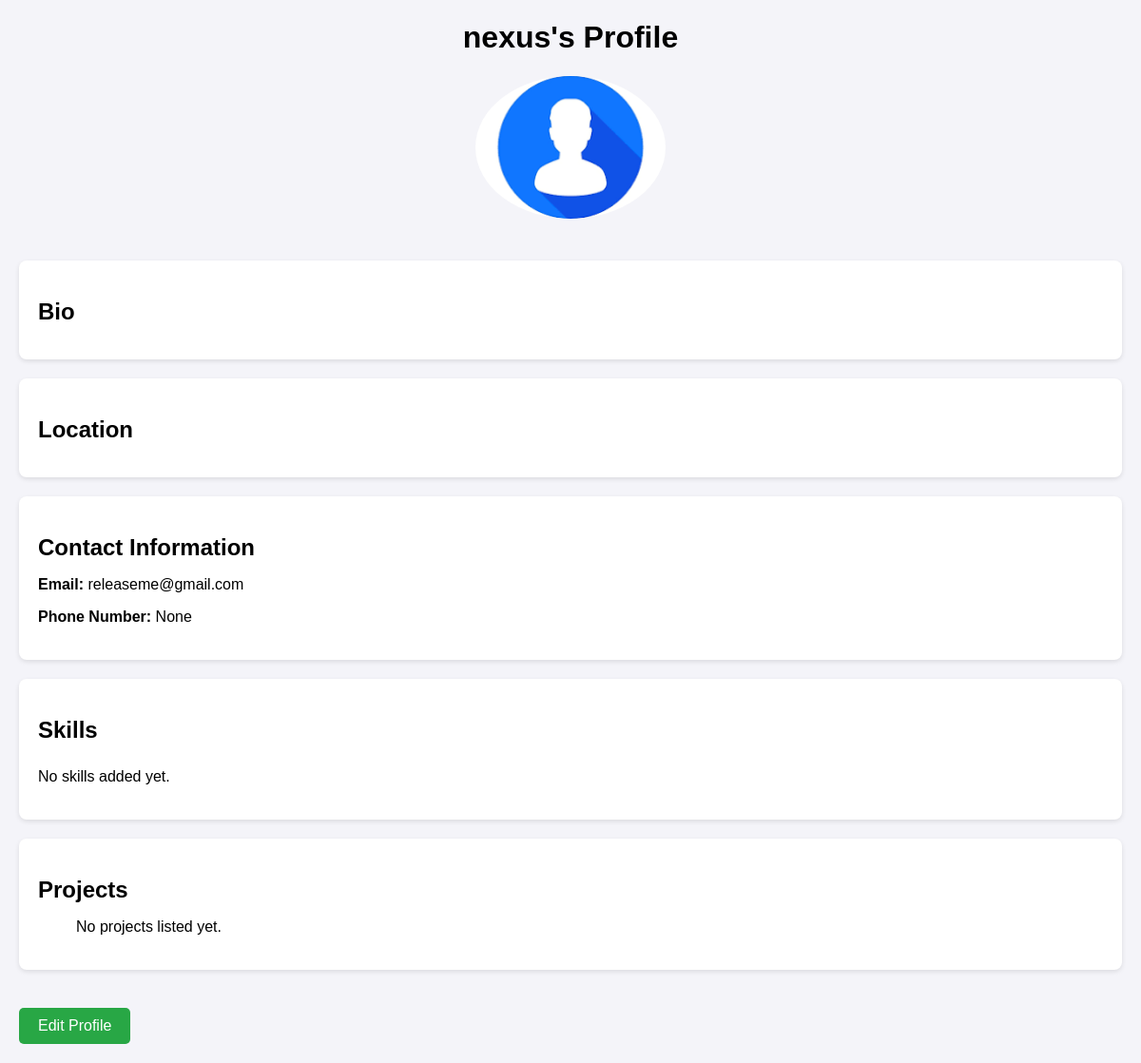
The app's page /profile/ (signed in) with its own data.
### freelancer/models.py (models this page shows, shortened)
class Profile(models.Model):
    user = models.OneToOneField(User, on_delete=models.CASCADE)
    bio = models.TextField()
    location = models.CharField(max_length=100)
    phone_number = models.CharField(max_length=15, blank=True, null=True)
    profile_picture = models.ImageField(upload_to='profile_pics/', blank=True, null=True)

### freelancer/views.py (the view)
# urls.py: path('profile/', views.profile, name='profile'),  # View user profile
@login_required
def profile(request):
    try:
        user_profile = request.user.profile  # Use `profile` for the related name
    except Profile.DoesNotExist:
        user_profile = Profile.objects.create(user=request.user, phone_number="", skills="")
        return redirect('profile')  # Reload the page after creating the profile
    return render(request, 'freelancer/profile.html', {'profile': user_profile})

### freelancer/templates/freelancer/profile.html (shortened to what this page needs)
{% load static %}
<!DOCTYPE html>
<html lang="en">
<head>
</head>
<body>
    <div class="profile-header">
        <h1>{{ profile.user.username }}'s Profile</h1>
        {% if profile.profile_picture %}
            <img src="{{ profile.profile_picture.url }}" alt="Profile Picture" width="200">
        {% else %}
            <img src="{% static 'images/image.png' %}" alt="Default Profile Picture" width="200">
        {% endif %}
    </div>
    <div class="profile-section">
        <h2>Bio</h2>
    </div>
    <div class="profile-section">
        <h2>Location</h2>
    </div>
    <div class="profile-section">
        <h2>Contact Information</h2>
        <p><strong>Email:</strong> {{ profile.user.email }}</p>
        <p><strong>Phone Number:</strong> {{ profile.phone_number }}</p>
    </div>
    <div class="profile-section">
        <h2>Skills</h2>
        <div class="skills">
            {% for skill in profile.skills.all %}
                <span class="skill-tag">{{ skill.name }}</span>
            {% empty %}
                <p>No skills added yet.</p>
            {% endfor %}
        </div>
    </div>
    <div class="profile-section">
        <h2>Projects</h2>
        <ul>
            {% for project in profile.projects.all %}
                <li>
                    <strong>{{ project.title }}</strong>: {{ project.description }}
                </li>
            {% empty %}
                <p>No projects listed yet.</p>
            {% endfor %}
        </ul>
    </div>
    <a href="{% url 'edit_profile' %}" class="button">Edit Profile</a>
</body>
</html>

### freelancer/templates/freelancer/profile.html (style rules this page uses)
body { font-family: Arial, sans-serif; margin: 20px; background-color: #f4f4f9; }
.profile-header { text-align: center; margin-bottom: 30px; }
.profile-header img { border-radius: 50%; margin-bottom: 10px; }
.profile-section { margin: 20px 0; padding: 20px; background-color: white; border-radius: 8px; box-shadow: 0 2px 5px rgba(0, 0, 0, 0.1); }
.profile-section h2 { margin-bottom: 10px; font-size: 24px; }
.profile-section p { font-size: 16px; }
.skills { display: flex; flex-wrap: wrap; gap: 10px; margin-top: 10px; }
.button { display: inline-block; padding: 10px 20px; margin-top: 20px; background-color: #28a745; color: white; text-decoration: none; border-radius: 5px; font-size: 16px; }

### records on screen
Profile: user.username "nexus", user.email "releaseme@gmail.com", phone_number "None"
